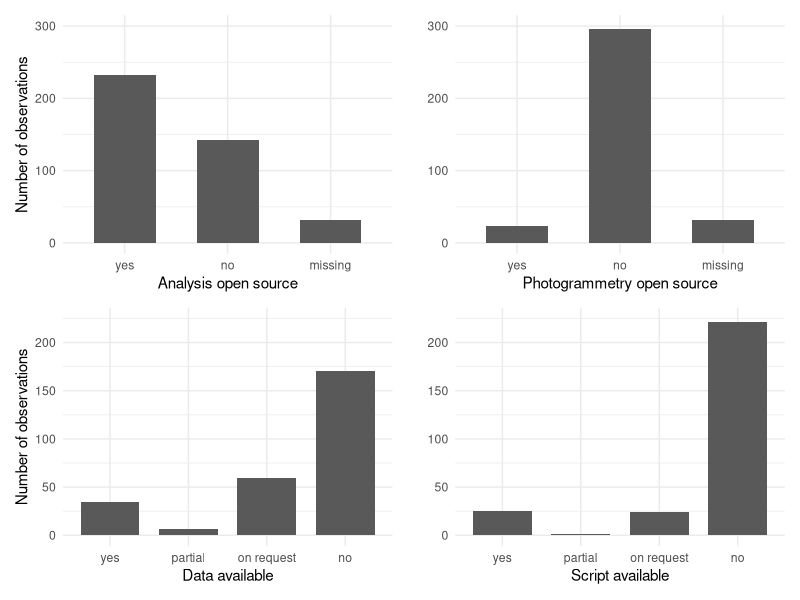
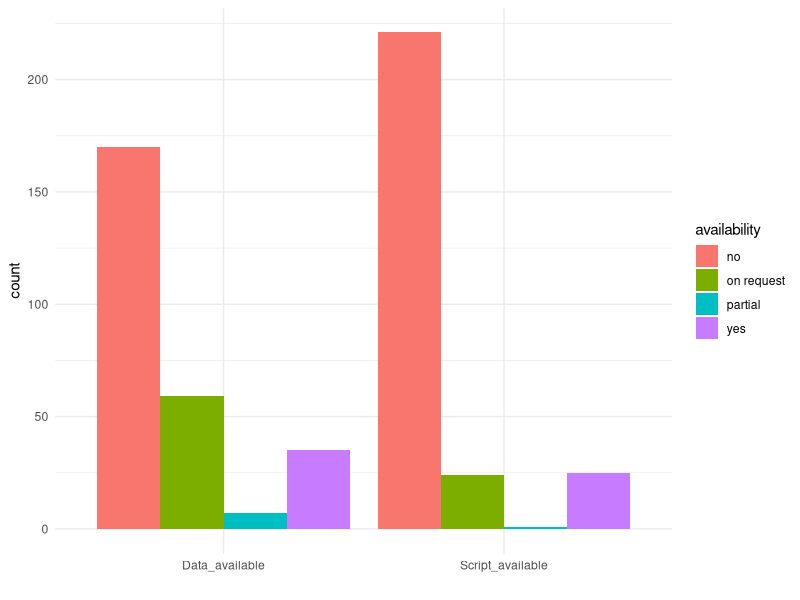
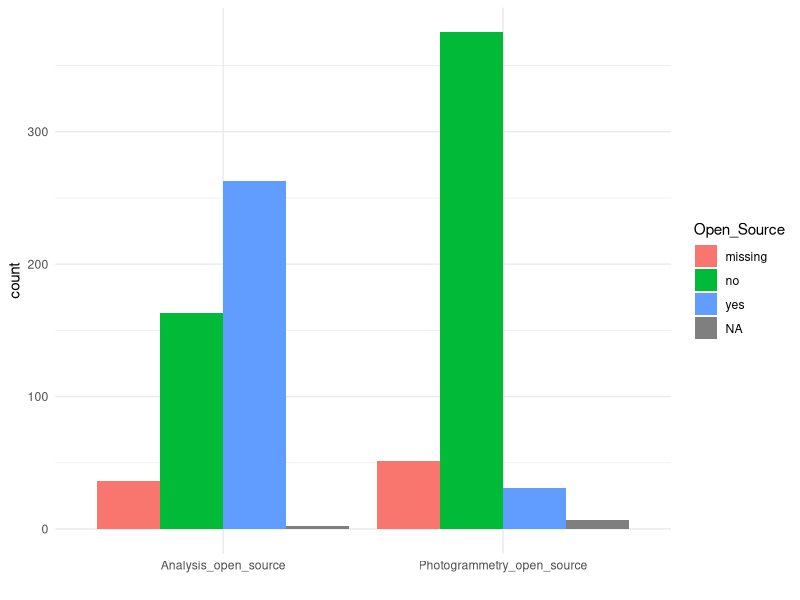
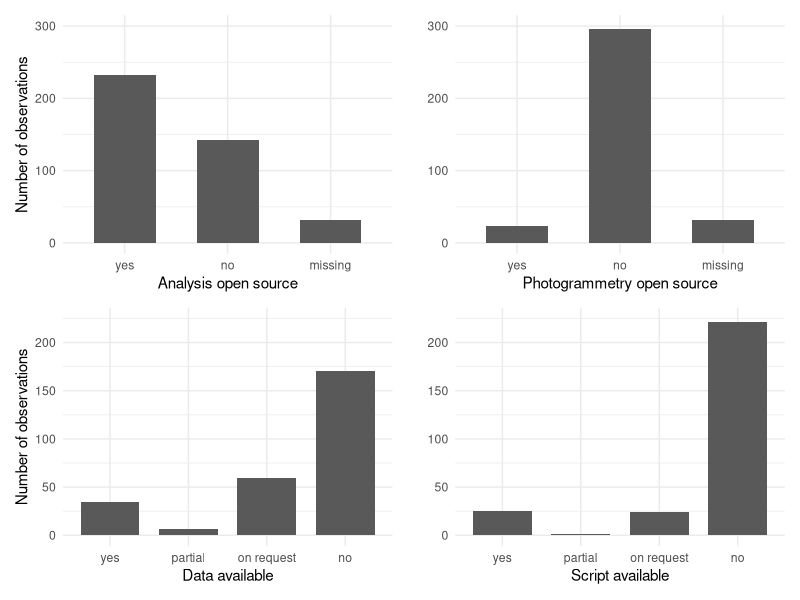

These figures' R source, in order:
### load packages

library(tidyverse)
library(ggplot2)
library(readxl)
library(patchwork)

################################################################################

### directly read the excel file. no need for two files: 
excel <- read_excel("data/data_extraction/data_extraction_final.xlsx", skip = 1, na = c("","NA"))
meta <- excel[,c(2:10,18:20,39:41)]
data <- excel[,c(2,11:17,21:37)]


### delete now empty rows to receive a "true" metadata table for our 272 articles
meta <- filter(meta, !(is.na(Title)))

### make variables into factors
str(meta)
meta[,c(2,6,8:14)] <- meta[,c(2,6,8:14)] |>
  mutate_if(sapply(meta[,c(2,6,8:14)], is.character), as.factor)


str(data)
data[,c(2:7,9:13,15:25)] <- data[,c(2:7,9:13,15:25)] |>
  mutate_if(sapply(data[,c(2:7,9:13,15:25)], is.character), as.factor)



################################################################################


### make some small plots for open source and reproducibility

### first change the levels of the factors 

data$Analysis_open_source <- factor(data$Analysis_open_source,
                                    levels = c("yes", "no", "missing"))

data$Photogrammetry_open_source <- factor(data$Photogrammetry_open_source,
                                          levels = c("yes", "no", "missing"))

meta$Data_available <- factor(meta$Data_available,
                              levels = c("yes", "partial", "on request","no"))

meta$Script_available <- factor(meta$Script_available,
                                levels = c("yes", "partial", "on request","no"))

ana <- ggplot(data[!(is.na(data$Analysis_open_source)),], aes(x= Analysis_open_source))+
  geom_bar(width = 0.6)+
  theme_minimal()+
  labs(x = "Analysis open source", y = "Number of observations")+
  ylim(0,300)

pho <- ggplot(data[!(is.na(data$Photogrammetry_open_source)),], aes(x= Photogrammetry_open_source))+
  geom_bar(width = 0.6)+
  theme_minimal()+
  labs(x = "Photogrammetry open source", y = "")+
  ylim(0,300)

scr <- ggplot(meta[!(is.na(meta$Script_available)),], aes(x= Script_available))+
  geom_bar(width = 0.75)+
  theme_minimal()+
  labs(x = "Script available", y = "")+
  ylim(0,225)

dat <- ggplot(meta[!(is.na(meta$Data_available)),], aes(x= Data_available))+
  geom_bar(width = 0.75)+
  theme_minimal()+
  labs(x = "Data available", y = "Number of observations")+
  ylim(0,225)

### try to make the width the same for all plots despite having 3 or 4 categories

(ana | pho )/( dat | scr)

ggsave("figures/reproducibility.pdf", width = 14, height = 12, units = "cm")

################################################################################

















repro <- excel |>
  select(DOI, Data_available, Script_available) |>
  filter(!(is.na(Script_available)))


repro |> 
  tidyr::pivot_longer(
    cols = -DOI,
    names_to = "data_or_script",
    values_to = "availability"
  ) |> 
  ggplot(aes(x = data_or_script, fill = availability))+
  geom_bar(position = "dodge")+
  theme_minimal()+
  labs(x = "", y = "count")



open <- excel |>
  select(DOI, Photogrammetry_open_source, Analysis_open_source) |>
  filter(!(is.na(Photogrammetry_open_source) & is.na(Analysis_open_source))) |>
  group_by(DOI) |>
  fill(Photogrammetry_open_source,.direction = "down") |>
  fill(Analysis_open_source,.direction = "down")



open |> 
  tidyr::pivot_longer(
    cols = -DOI,
    names_to = "test",
    values_to = "Open_Source"
  ) |> 
  ggplot(aes(x = test, fill = Open_Source))+
  geom_bar(position = "dodge")+
  theme_minimal()+
  labs(x = "", y = "count")

table(data$Photogrammetry_open_source)
table(data$Analysis_open_source)
table(meta$Script_available)
table(meta$Data_available)
